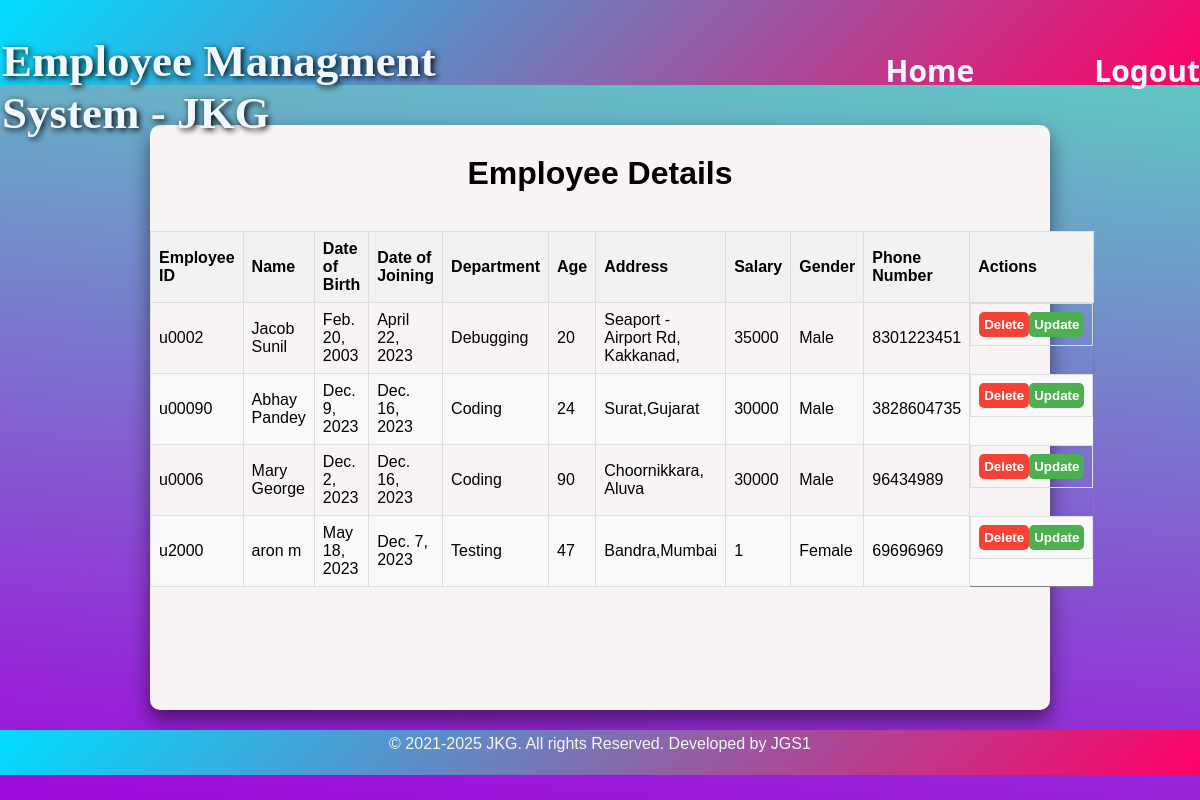
Page /view_emp/ on the earlier database version.
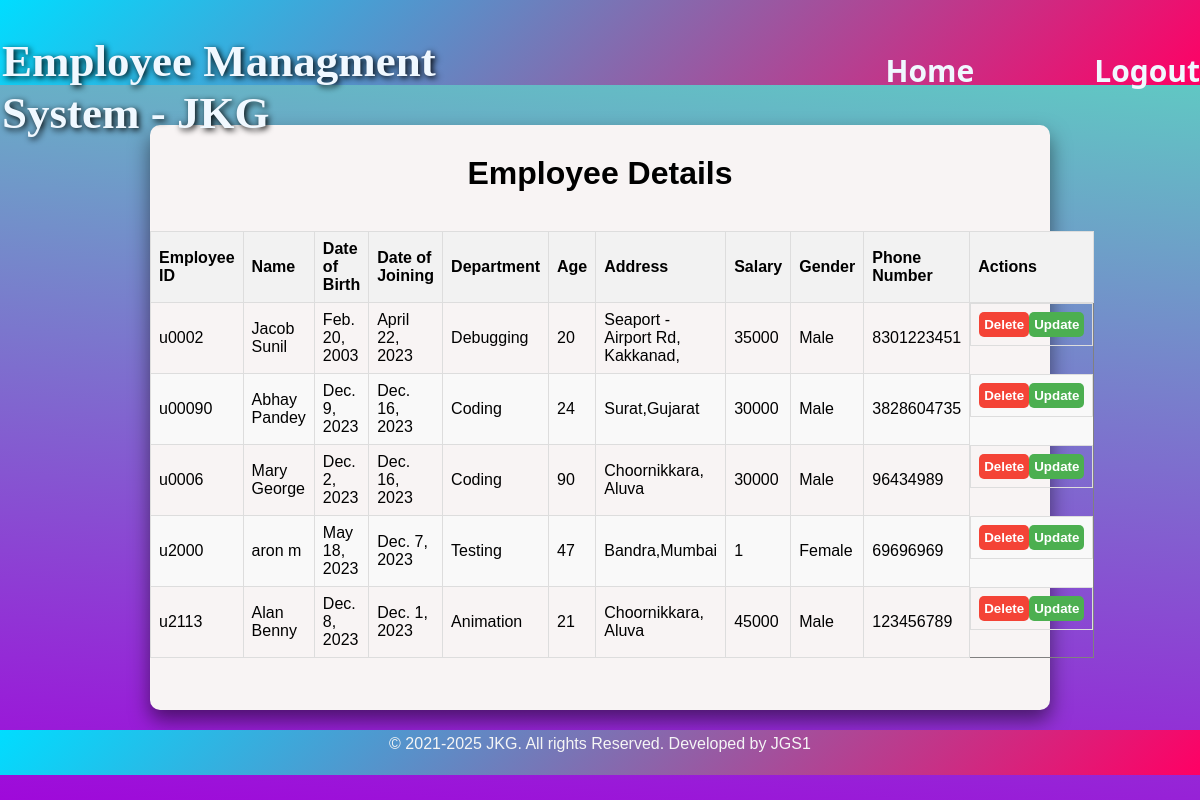
Same page on the later database version.
### myapp/models.py (models this page shows, shortened)
class emp(models.Model):
  GENDER = [
    ('Male','Male'),
    ('Female','Female'),
    ('Other','Other'),
]
  DEP = [('Coding','Coding'),
         ('Debugging','Debugging'),
         ('Testing','Testing'),
         ('Animation','Animation'),
         ('Design','Design'),
]
  empid=models.CharField(max_length=100,unique=True)
  empname=models.CharField(max_length=150,null=True)
  dateb=models.DateField(null=True)
  datej=models.DateField(null=True)
  department=models.CharField(max_length=150,null=True,choices=DEP)
  age=models.IntegerField(null=True)
  address=models.CharField(max_length=300,null=True)
  salary=models.IntegerField(null=True)
  gender=models.CharField(max_length=100,null=True,choices=GENDER)
  phno=models.IntegerField(null=True)

### myapp/views.py (the view)
# urls.py: path('view_emp/', views.view_emp, name='view_emp'),
def view_emp(request):
    employees = emp.objects.all()
    return render(request, 'myapp/viewemp.html', {'employees': employees})

### myapp/templates/myapp/viewemp.html (shortened to what this page needs)
<!DOCTYPE html>
<html style="height:100%;  background-image:linear-gradient(185deg,rgb(90, 219, 193),rgb(159, 9, 218)); font-family: Arial, Helvetica, sans-serif;">
<head><title>Add Employee</title>
</head>
<body>
    <div>
        <div class="header">
            <div class="title" style="width: 700px">
            <h1 style=" font-family: 'Times New Roman', Times, serif;font-size: 45px; margin-left:-15px; ;  color: aliceblue;text-shadow: 2px 2px 6px black; ;"><span>E</span>mployee <span>M</span>anagment <span>S</span>ystem - <span>J</span><span>K</span><span>G</span></h1><br>
        </div>
        <div class="some" style="width: 400px;height:85px;margin-left: 375px;  display: flex;">
            <a style="text-decoration: none;" href="{% url 'home' %}">
            <div class="Home" style="padding-top: 45px;padding-left: 12px;font-size:30px ;font-family:system-ui, -apple-system, BlinkMacSystemFont, 'Segoe UI', Roboto, Oxygen, Ubuntu, Cantarell, 'Open Sans', 'Helvetica Neue', sans-serif;color: aliceblue;">
               <b >Home</b>
            </div></a>
                <a style="text-decoration: none;" href="{% url 'loginuser' %}">
                <div class="Logout" style="padding-top: 45px;padding-left: 120px;font-size:30px ;font-family:system-ui, -apple-system, BlinkMacSystemFont, 'Segoe UI', Roboto, Oxygen, Ubuntu, Cantarell, 'Open Sans', 'Helvetica Neue', sans-serif;color: aliceblue;">
                   <b >Logout</b>
                </div></a>
        </div>
        </div>
    </div>
    <div class="main">
        <h1 style="margin-top: 25px; text-align: center;">Employee Details</h1><br>
        <table border="1">
            <thead>
                <tr>
                    <th>Employee ID</th>
                    <th>Name</th>
                    <th>Date of Birth</th>
                    <th>Date of Joining</th>
                    <th>Department</th>
                    <th>Age</th>
                    <th>Address</th>
                    <th>Salary</th>
                    <th>Gender</th>
                    <th>Phone Number</th>
                    <th>Actions</th>
                </tr>
            </thead>
            <tbody>
                {% for employee in employees %}
                <tr>
                    <td>{{ employee.empid }}</td>
                    <td>{{ employee.empname }}</td>
                    <td>{{ employee.dateb }}</td>
                    <td>{{ employee.datej }}</td>
                    <td>{{ employee.department }}</td>
                    <td>{{ employee.age }}</td>
                    <td>{{ employee.address }}</td>
                    <td>{{ employee.salary }}</td>
                    <td>{{ employee.gender }}</td>
                    <td>{{ employee.phno }}</td>
                    <td class="action-buttons">
                        <form method="post" action="{% url 'delete_employee' employee.id %}">
                            <button type="submit" class="delete-button" name="del">Delete</button>
                        </form>
                        <form method="post" action="{% url 'update_employee' employee.id %}">
                            <button type="submit" class="update-button">Update</button>
                        </form>
                    </td>
                </tr>
                {% endfor %}
            </tbody>
        </table>
    </div>
    <div class="footer" style="text-align: center; color: whitesmoke; padding-top: 5px;">© 2021-2025 JKG. All rights Reserved. Developed by JGS1</div>
</body>
</html>

Differences in the rows shown:
added emp: empid "u2113", empname "Alan Benny", dateb "Dec. 8, 2023", datej "Dec. 1, 2023", department "Animation", age "21", address "Choornikkara, Aluva", salary "45000", gender "Male", phno "123456789"
